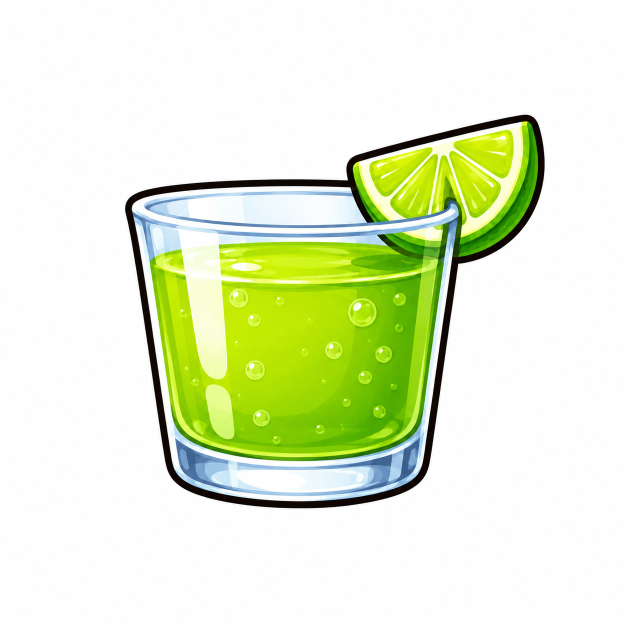
#> input picture assets/raw/tier01.png, 1254 x 1254 px, found by its file name (shown at 1/2 size)
$ python process_art.py sprite assets/raw/tier01.png assets/drinks/tier01.png --size 320
#> lines starting #> are read from the running program, lines starting #| are printed output that depends on the picture
"""Asset pipeline for AI-generated art.

Two jobs:
  sprite   — white-background sticker art -> trimmed transparent PNG at game size.
             The white is removed by flood fill from the image border only, so
             white highlights INSIDE the drink survive. The boundary gets a
             1-2px alpha feather so edges don't look cut out.
  backdrop — full-bleed painting -> resized WebP for the game.

Usage:
  python tools/process_art.py sprite   assets/raw/tier01.png assets/drinks/tier01.png --size 320
  python tools/process_art.py backdrop assets/raw/santorini.png assets/backdrops/santorini.webp --w 810 --h 1440
"""
import argparse
import sys
from collections import deque

from PIL import Image


def flood_outside_white(img, threshold=238):
    """Mask of pixels connected to the border through near-white pixels."""
    w, h = img.size
    px = img.load()
    outside = bytearray(w * h)
    q = deque()

    def near_white(x, y):
        r, g, b = px[x, y][:3]
        return r >= threshold and g >= threshold and b >= threshold

    for x in range(w):
        for y in (0, h - 1):
            if not outside[y * w + x] and near_white(x, y):
                outside[y * w + x] = 1
                q.append((x, y))
    for y in range(h):
        for x in (0, w - 1):
            if not outside[y * w + x] and near_white(x, y):
                outside[y * w + x] = 1
                q.append((x, y))

    while q:
        x, y = q.popleft()
        for nx, ny in ((x - 1, y), (x + 1, y), (x, y - 1), (x, y + 1)):
            if 0 <= nx < w and 0 <= ny < h and not outside[ny * w + nx] and near_white(nx, ny):
                outside[ny * w + nx] = 1
                q.append((nx, ny))
    return outside


def sprite(src, dst, size):
#> called with src = 'assets/raw/tier01.png', dst = 'assets/drinks/tier01.png', size = 320
    img = Image.open(src).convert("RGBA")
    w, h = img.size
#> w = 1254; h = 1254
    outside = flood_outside_white(img)
#> the loop in flood_outside_white, `for x in range(w):` made 1254 passes
#> the loop in flood_outside_white, `for y in range(h):` made 1254 passes
    px = img.load()

    # Feather: an inside pixel adjacent to outside gets alpha scaled by how
    # white it is (anti-aliased rim pixels are part-white, part-ink).
    for y in range(h):
        row = y * w
        for x in range(w):
            if outside[row + x]:
                r, g, b, _ = px[x, y]
                px[x, y] = (r, g, b, 0)
    for y in range(h):
        for x in range(w):
            if outside[y * w + x]:
                continue
            edge = False
            for nx, ny in ((x - 1, y), (x + 1, y), (x, y - 1), (x, y + 1)):
                if 0 <= nx < w and 0 <= ny < h and outside[ny * w + nx]:
                    edge = True
                    break
            if edge:
                r, g, b, a = px[x, y]
                whiteness = (min(r, g, b)) / 255.0
                px[x, y] = (r, g, b, int(a * (1.0 - 0.7 * whiteness)))

    bbox = img.getbbox()
    img = img.crop(bbox)
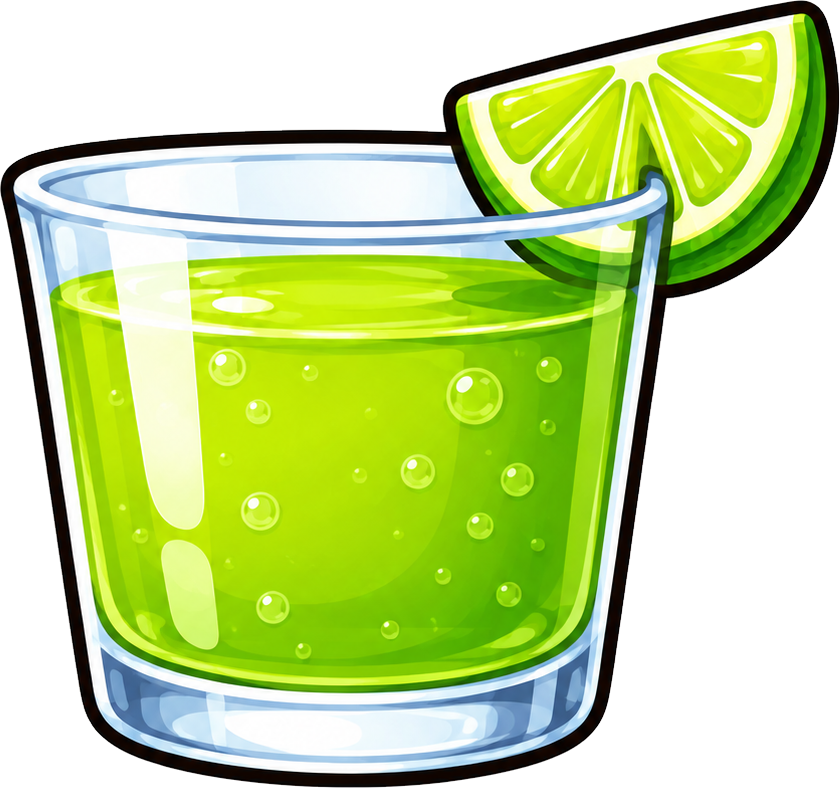
#> img: PIL image 840x788 RGBA; mean R, G, B, A 193, 217.8, 142.2, 169.1; transparent parts drawn white
    # square-pad so every sprite scales uniformly in-game
    side = max(img.size)
    pad = Image.new("RGBA", (side, side), (0, 0, 0, 0))
#> pad: PIL image 840x840 RGBA; every value is 0
    pad.paste(img, ((side - img.size[0]) // 2, (side - img.size[1]) // 2))
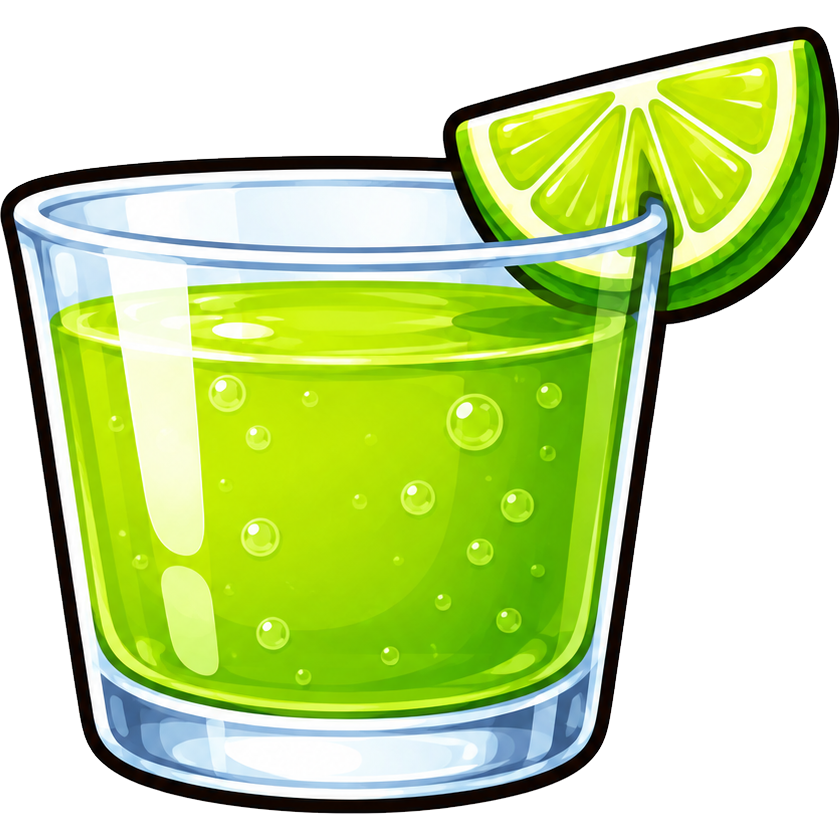
#> pad: PIL image 840x840 RGBA; mean R, G, B, A 181.1, 204.3, 133.4, 158.6; transparent parts drawn white
    pad = pad.resize((size, size), Image.LANCZOS)
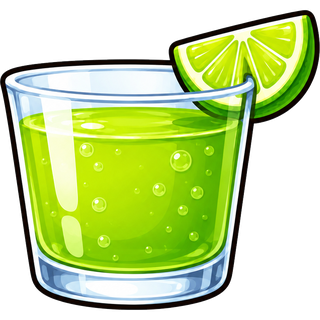
#> pad: PIL image 320x320 RGBA; mean R, G, B, A 102.7, 125.9, 55.1, 158.6; transparent parts drawn white
    pad.save(dst, optimize=True)
    print(f"sprite {src} -> {dst} ({size}x{size})")


def backdrop(src, dst, w, h, quality=82):
    img = Image.open(src).convert("RGB")
    # cover-crop to target aspect
    ta = w / h
    sw, sh = img.size
    sa = sw / sh
    if sa > ta:
        nw = int(sh * ta)
        img = img.crop(((sw - nw) // 2, 0, (sw + nw) // 2, sh))
    else:
        nh = int(sw / ta)
        img = img.crop((0, (sh - nh) // 2, sw, (sh + nh) // 2))
    img = img.resize((w, h), Image.LANCZOS)
    img.save(dst, "WEBP", quality=quality, method=6)
    print(f"backdrop {src} -> {dst} ({w}x{h})")


def main():
    ap = argparse.ArgumentParser()
    ap.add_argument("mode", choices=["sprite", "backdrop"])
    ap.add_argument("src")
    ap.add_argument("dst")
    ap.add_argument("--size", type=int, default=320)
    ap.add_argument("--w", type=int, default=810)
    ap.add_argument("--h", type=int, default=1440)
    ap.add_argument("--quality", type=int, default=82)
    a = ap.parse_args()
    if a.mode == "sprite":
        sprite(a.src, a.dst, a.size)
    else:
        backdrop(a.src, a.dst, a.w, a.h, a.quality)


if __name__ == "__main__":
    main()

$ run again, with assets/raw/tier02.png copied over assets/raw/tier01.png
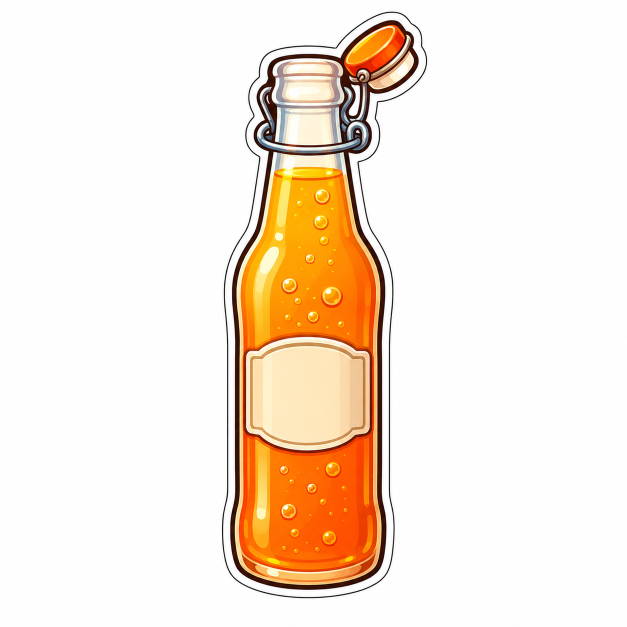
#> input picture assets/raw/tier02.png, 1254 x 1254 px, found by its file name (shown at 1/2 size)
#> the loop in flood_outside_white, `for x in range(w):` made 1254 passes
#> the loop in flood_outside_white, `for y in range(h):` made 1254 passes
#> in sprite, `img = img.crop(bbox)`:
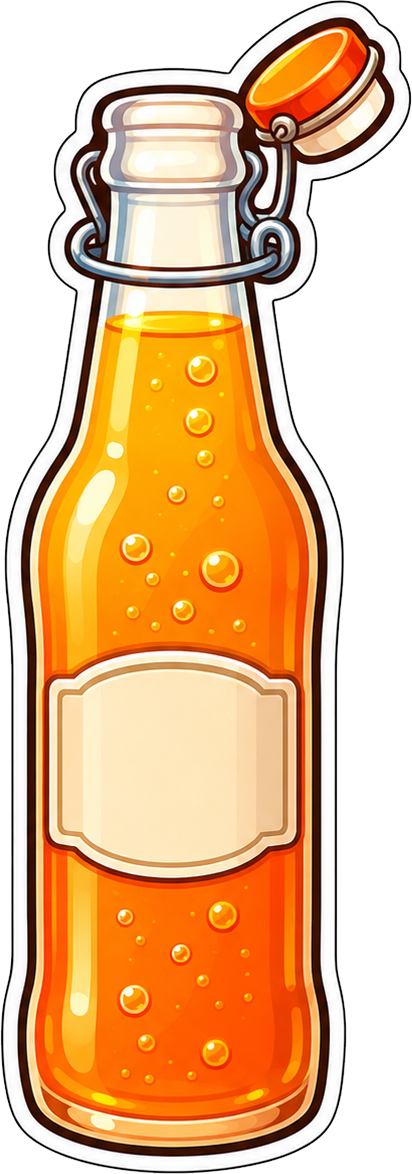
#> img: PIL image 412x1174 RGBA; mean R, G, B, A 230.8, 185.5, 140.7, 179.8; transparent parts drawn white
#> in sprite, `pad = pad.resize((size, size), Image.LANCZOS)`:
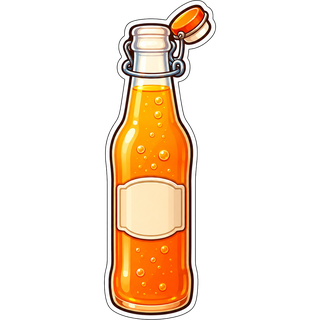
#> pad: PIL image 320x320 RGBA; mean R, G, B, A 55.3, 39.5, 23.9, 63.1; transparent parts drawn white
